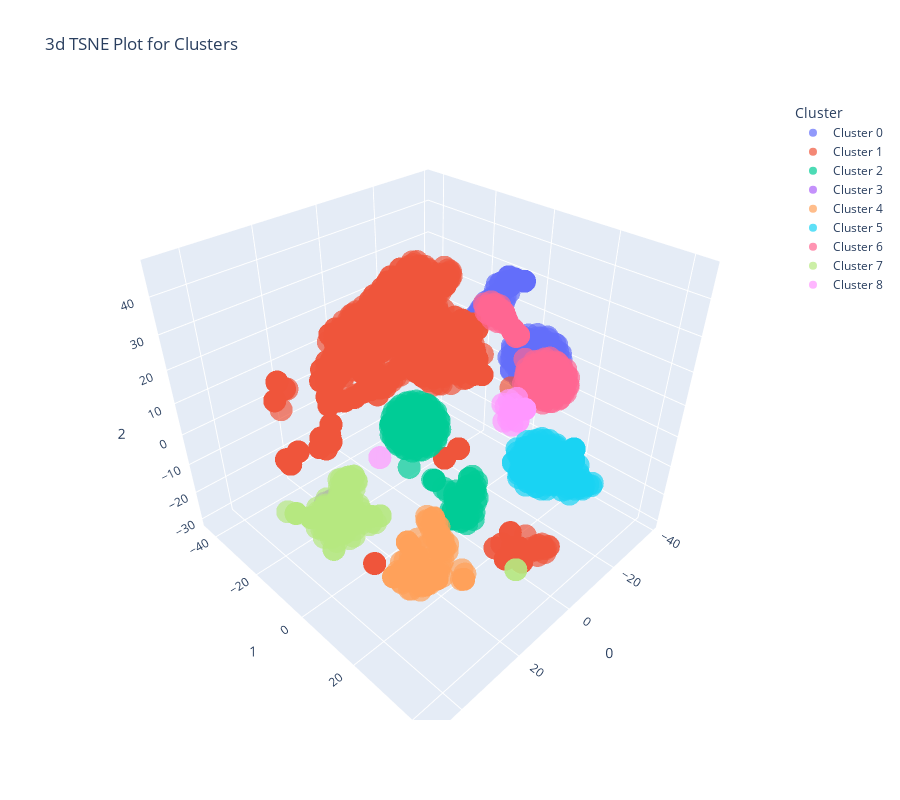

Here is the notebook cell this chart was saved with:
### Code cell
plot_model(kmeans, 'tsne')

### Figure 1 — Plotly figure (JSON) as saved in the notebook; plotly's stock layout.template omitted (floating-point values rounded to 4 significant figures; data arrays with more than 128 entries replaced by an {"elided": "..."} marker saying what was removed)
{"data": [{"customdata": {"elided": "331x1 str values"}, "hovertemplate": "Cluster=Cluster 0<br>0=%{x}<br>1=%{y}<br>2=%{z}<br>Feature=%{customdata[0]}<extra></extra>", "legendgroup": "Cluster 0", "marker": {"color": "#636efa", "opacity": 0.7, "symbol": "circle"}, "mode": "markers", "name": "Cluster 0", "scene": "scene", "showlegend": true, "type": "scatter3d", "x": {"elided": "331 float values"}, "y": {"elided": "331 float values"}, "z": {"elided": "331 float values"}}, {"customdata": {"elided": "6075x1 str values"}, "hovertemplate": "Cluster=Cluster 1<br>0=%{x}<br>1=%{y}<br>2=%{z}<br>Feature=%{customdata[0]}<extra></extra>", "legendgroup": "Cluster 1", "marker": {"color": "#EF553B", "opacity": 0.7, "symbol": "circle"}, "mode": "markers", "name": "Cluster 1", "scene": "scene", "showlegend": true, "type": "scatter3d", "x": {"elided": "6075 float values"}, "y": {"elided": "6075 float values"}, "z": {"elided": "6075 float values"}}, {"customdata": {"elided": "621x1 str values"}, "hovertemplate": "Cluster=Cluster 2<br>0=%{x}<br>1=%{y}<br>2=%{z}<br>Feature=%{customdata[0]}<extra></extra>", "legendgroup": "Cluster 2", "marker": {"color": "#00cc96", "opacity": 0.7, "symbol": "circle"}, "mode": "markers", "name": "Cluster 2", "scene": "scene", "showlegend": true, "type": "scatter3d", "x": {"elided": "621 float values"}, "y": {"elided": "621 float values"}, "z": {"elided": "621 float values"}}, {"customdata": [["81333337450"], ["85735725586"], ["82246899569"], ["8561175246"], ["85246922122"], ["82279094753"], ["85840661161"], ["85712261355"], ["82389413189"], ["81239980484"], ["87819618148"], ["87825224090"], ["81269640588"], ["85725354316"], ["83816209815"], ["85334104004"], ["87875811266"], ["87863070900"], ["85282610012"], ["81273864495"], ["82278407120"], ["85268326490"], ["85867891395"], ["85863753371"], ["82288885150"]], "hovertemplate": "Cluster=Cluster 3<br>0=%{x}<br>1=%{y}<br>2=%{z}<br>Feature=%{customdata[0]}<extra></extra>", "legendgroup": "Cluster 3", "marker": {"color": "#ab63fa", "opacity": 0.7, "symbol": "circle"}, "mode": "markers", "name": "Cluster 3", "scene": "scene", "showlegend": true, "type": "scatter3d", "x": [23.96, 24.45, 23.61, 25.96, 24.14, 25.39, 24.45, 25.36, 24.45, 24.45, 24.45, 24.45, 24.45, 22.9, 22.34, 24.45, 24.45, 21.83, 24.45, 24.45, 24.45, 22.9, 24.45, 24.45, 22.93], "y": [-18.67, -18.33, -16.52, -17.72, -16.69, -15.98, -18.33, -19.94, -18.33, -18.33, -18.33, -18.33, -18.33, -16.23, -18.01, -18.33, -18.33, -18.38, -18.33, -18.33, -18.33, -16.23, -18.33, -18.33, -20.08], "z": [-21.54, -24.35, -26.62, -22.06, -21.72, -23.71, -24.35, -22.38, -24.35, -24.35, -24.35, -24.35, -24.35, -23.88, -22.55, -24.35, -24.35, -24.79, -24.35, -24.35, -24.35, -23.88, -24.35, -24.35, -23.0]}, {"customdata": {"elided": "140x1 str values"}, "hovertemplate": "Cluster=Cluster 4<br>0=%{x}<br>1=%{y}<br>2=%{z}<br>Feature=%{customdata[0]}<extra></extra>", "legendgroup": "Cluster 4", "marker": {"color": "#FFA15A", "opacity": 0.7, "symbol": "circle"}, "mode": "markers", "name": "Cluster 4", "scene": "scene", "showlegend": true, "type": "scatter3d", "x": {"elided": "140 float values"}, "y": {"elided": "140 float values"}, "z": {"elided": "140 float values"}}, {"customdata": {"elided": "292x1 str values"}, "hovertemplate": "Cluster=Cluster 5<br>0=%{x}<br>1=%{y}<br>2=%{z}<br>Feature=%{customdata[0]}<extra></extra>", "legendgroup": "Cluster 5", "marker": {"color": "#19d3f3", "opacity": 0.7, "symbol": "circle"}, "mode": "markers", "name": "Cluster 5", "scene": "scene", "showlegend": true, "type": "scatter3d", "x": {"elided": "292 float values"}, "y": {"elided": "292 float values"}, "z": {"elided": "292 float values"}}, {"customdata": {"elided": "346x1 str values"}, "hovertemplate": "Cluster=Cluster 6<br>0=%{x}<br>1=%{y}<br>2=%{z}<br>Feature=%{customdata[0]}<extra></extra>", "legendgroup": "Cluster 6", "marker": {"color": "#FF6692", "opacity": 0.7, "symbol": "circle"}, "mode": "markers", "name": "Cluster 6", "scene": "scene", "showlegend": true, "type": "scatter3d", "x": {"elided": "346 float values"}, "y": {"elided": "346 float values"}, "z": {"elided": "346 float values"}}, {"customdata": {"elided": "156x1 str values"}, "hovertemplate": "Cluster=Cluster 7<br>0=%{x}<br>1=%{y}<br>2=%{z}<br>Feature=%{customdata[0]}<extra></extra>", "legendgroup": "Cluster 7", "marker": {"color": "#B6E880", "opacity": 0.7, "symbol": "circle"}, "mode": "markers", "name": "Cluster 7", "scene": "scene", "showlegend": true, "type": "scatter3d", "x": {"elided": "156 float values"}, "y": {"elided": "156 float values"}, "z": {"elided": "156 float values"}}, {"customdata": [["8973498255"], ["82237638242"], ["81252567707"], ["85647588063"], ["85204876223"], ["82187350963"], ["81278264047"], ["82302011444"], ["85248070324"], ["81376222572"], ["8994500784"], ["85812334700"], ["87882480682"], ["85261271125"], ["82177846122"], ["81233071848"], ["82223456116"], ["85646633032"], ["81252297293"], ["82117331925"], ["82335769386"], ["81271612161"], ["89515792164"], ["87857603354"], ["83195555199"], ["88222280393"], ["82175403328"], ["82340957692"], ["85340333101"], ["81232757737"], ["82142224962"], ["89693807735"], ["85268051606"], ["83867275721"], ["81362336123"], ["81351498603"], ["82226666471"], ["82220323168"], ["81290864016"], ["85693394238"], ["81902867109"], ["81271472064"], ["85297597796"], ["82252762691"], ["85251665200"], ["82244709094"]], "hovertemplate": "Cluster=Cluster 8<br>0=%{x}<br>1=%{y}<br>2=%{z}<br>Feature=%{customdata[0]}<extra></extra>", "legendgroup": "Cluster 8", "marker": {"color": "#FF97FF", "opacity": 0.7, "symbol": "circle"}, "mode": "markers", "name": "Cluster 8", "scene": "scene", "showlegend": true, "type": "scatter3d", "x": [9.055, 9.055, 9.055, 10.51, 9.055, 9.055, 9.055, 9.055, 9.055, 6.547, 9.055, 10.02, 9.055, 8.557, 9.055, 9.055, 8.557, 6.451, 9.055, 9.055, 9.055, 9.055, 9.055, 9.824, 8.931, 9.055, 9.055, 9.055, 9.055, 9.055, 9.055, 8.475, 9.055, 9.055, 10.62, 9.055, 9.055, 6.994, 9.055, 9.055, 9.055, 9.055, 9.055, 9.055, 7.804, 39.52], "y": [33.08, 33.08, 33.08, 30.14, 33.08, 33.08, 33.08, 33.08, 33.08, 27.36, 33.08, 30.75, 33.08, 31.17, 33.08, 33.08, 31.17, 28.79, 33.08, 33.08, 33.08, 33.08, 33.08, 27.74, 29.1, 33.08, 33.08, 33.08, 33.08, 33.08, 33.08, 27.64, 33.08, 33.08, 29.0, 33.08, 33.08, 28.5, 33.08, 33.08, 33.08, 33.08, 33.08, 33.08, 27.81, 21.21], "z": [27.79, 27.79, 27.79, 24.4, 27.79, 27.79, 27.79, 27.79, 27.79, 23.16, 27.79, 22.88, 27.79, 23.42, 27.79, 27.79, 23.42, 27.21, 27.79, 27.79, 27.79, 27.79, 27.79, 26.79, 24.05, 27.79, 27.79, 27.79, 27.79, 27.79, 27.79, 25.51, 27.79, 27.79, 23.32, 27.79, 27.79, 25.75, 27.79, 27.79, 27.79, 27.79, 27.79, 27.79, 26.85, 25.3]}], "layout": {"height": 800, "legend": {"title": {"text": "Cluster"}, "tracegroupgap": 0}, "scene": {"domain": {"x": [0, 1], "y": [0, 1]}, "xaxis": {"title": {"text": "0"}}, "yaxis": {"title": {"text": "1"}}, "zaxis": {"title": {"text": "2"}}}, "title": {"text": "3d TSNE Plot for Clusters"}, "width": 900}}
